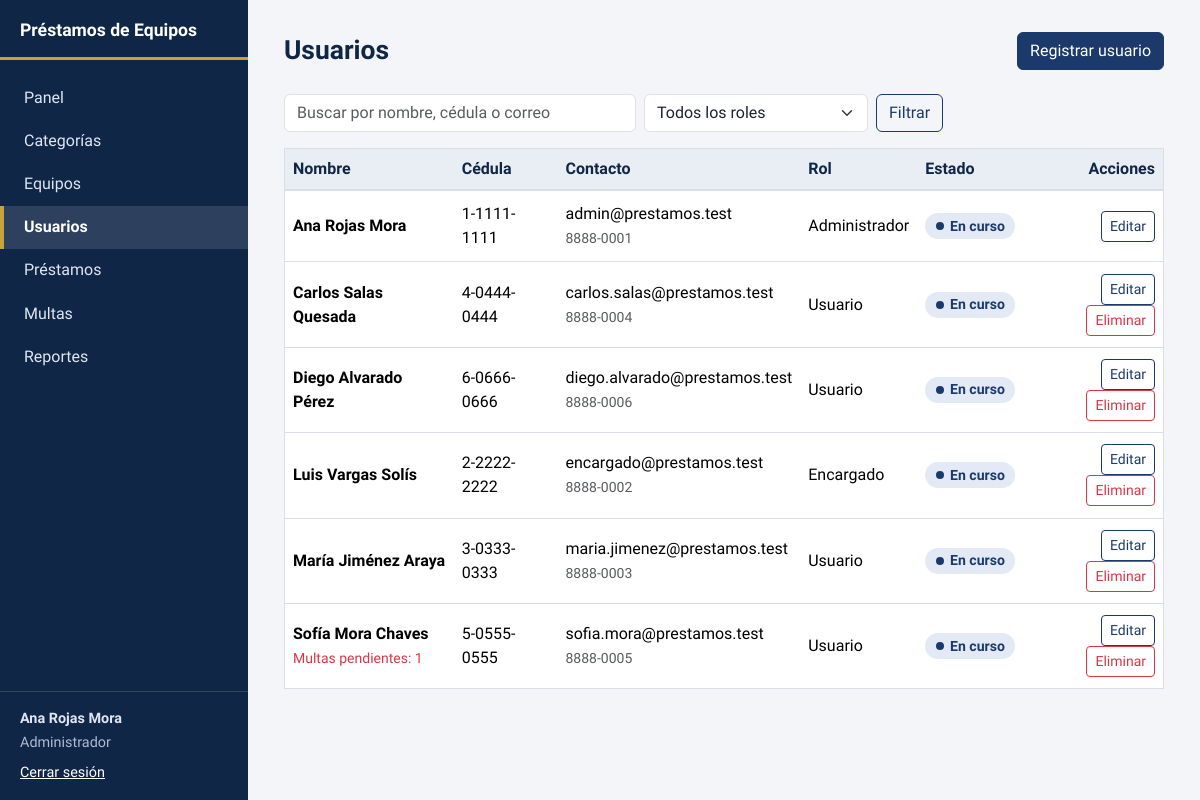
The app's page /modules/usuarios/index.php (signed in) with its own data.
### tables this page shows
CREATE TABLE roles (
    id_rol       TINYINT UNSIGNED NOT NULL AUTO_INCREMENT,
    nombre       VARCHAR(20)      NOT NULL,
    descripcion  VARCHAR(120)     NOT NULL,
    PRIMARY KEY (id_rol),
    UNIQUE KEY uq_roles_nombre (nombre)
);

CREATE TABLE usuarios (
    id_usuario      INT UNSIGNED     NOT NULL AUTO_INCREMENT,
    nombre          VARCHAR(60)      NOT NULL,
    apellidos       VARCHAR(80)      NOT NULL,
    cedula          VARCHAR(20)      NOT NULL,
    correo          VARCHAR(100)     NOT NULL,
    telefono        VARCHAR(20)      NULL,
    password_hash   VARCHAR(255)     NOT NULL,
    id_rol          TINYINT UNSIGNED NOT NULL,
    estado          ENUM('activo','inactivo') NOT NULL DEFAULT 'activo',
    fecha_registro  DATETIME         NOT NULL DEFAULT CURRENT_TIMESTAMP,
    PRIMARY KEY (id_usuario),
    UNIQUE KEY uq_usuarios_cedula (cedula),
    UNIQUE KEY uq_usuarios_correo (correo),
    KEY idx_usuarios_rol (id_rol),
    CONSTRAINT fk_usuarios_rol FOREIGN KEY (id_rol)
        REFERENCES roles (id_rol)
        ON UPDATE CASCADE ON DELETE RESTRICT
);

### includes/auth.php (called while the page is built, shortened)
<?php
function usuario_actual(): ?array
{
    return $_SESSION['usuario'] ?? null;
}
function tiene_rol(string ...$roles): bool
{
    $u = usuario_actual();
    return $u !== null && in_array($u['rol'], $roles, true);
}

### modules/usuarios/index.php (the view, shortened to what this page needs)
<?php
require __DIR__ . '/../../includes/init.php';
$pdo   = db();
$admin = tiene_rol('administrador');
$yo    = usuario_actual()['id'];
$q   = trim($_GET['q'] ?? '');
$roles = ['administrador' => 'Administrador', 'encargado' => 'Encargado', 'usuario' => 'Usuario'];
$where  = ["(u.nombre LIKE :q1 OR u.apellidos LIKE :q2 OR u.cedula LIKE :q3 OR u.correo LIKE :q4)"];
$params = [':q1' => "%$q%", ':q2' => "%$q%", ':q3' => "%$q%", ':q4' => "%$q%"];
$stmt = $pdo->prepare(
    "SELECT u.id_usuario, u.nombre, u.apellidos, u.cedula, u.correo, u.telefono, u.estado, r.nombre AS rol,
            (SELECT COUNT(*) FROM multas m WHERE m.id_usuario = u.id_usuario AND m.estado = 'pendiente') AS multas_pendientes
     FROM usuarios u
     JOIN roles r ON r.id_rol = u.id_rol
     WHERE " . implode(' AND ', $where) . "
     ORDER BY u.nombre, u.apellidos"
);
$stmt->execute($params);
$usuarios = $stmt->fetchAll();
$activo = 'usuarios';
require __DIR__ . '/../../includes/header.php';
page_head('Usuarios', '<a class="btn btn-primary" href="form.php">Registrar usuario</a>');
?>
<form class="filtros" method="get">
  <input type="search" name="q" class="form-control" value="<?= e($q) ?>" placeholder="Buscar por nombre, cédula o correo" aria-label="Buscar usuarios">
  <select name="rol" class="form-select" aria-label="Filtrar por rol">
    <option value="">Todos los roles</option>
  </select>
  <button class="btn btn-outline-primary">Filtrar</button>
</form>
<?php if (!$usuarios): ?>
  <p class="vacio">No hay usuarios que coincidan con estos filtros.</p>
<?php else: ?>
  <div class="table-responsive">
    <table class="table tabla align-middle">
      <thead><tr><th>Nombre</th><th>Cédula</th><th>Contacto</th><th>Rol</th><th>Estado</th><th class="text-end">Acciones</th></tr></thead>
      <tbody>
      <?php foreach ($usuarios as $f): ?>
        <?php $puedeEditar = $admin || $f['rol'] === 'usuario'; ?>
        <tr>
          <td>
            <strong><?= e($f['nombre'] . ' ' . $f['apellidos']) ?></strong>
            <?php if ((int) $f['multas_pendientes'] > 0): ?><br><small class="text-danger">Multas pendientes: <?= (int) $f['multas_pendientes'] ?></small><?php endif; ?>
          </td>
          <td><?= e($f['cedula']) ?></td>
          <td><?= e($f['correo']) ?><br><small class="text-muted"><?= e($f['telefono'] ?: 'Sin teléfono') ?></small></td>
          <td><?= e($roles[$f['rol']] ?? $f['rol']) ?></td>
          <td><?= estado_badge($f['estado']) ?></td>
          <td class="text-end">
            <?php if ($puedeEditar): ?>
              <a class="btn btn-sm btn-outline-primary" href="form.php?id=<?= (int) $f['id_usuario'] ?>">Editar</a>
            <?php endif; ?>
            <?php if ($admin && (int) $f['id_usuario'] !== $yo): ?>
              <?= form_eliminar('modules/usuarios/eliminar.php', (int) $f['id_usuario'], '¿Eliminar a ' . $f['nombre'] . ' ' . $f['apellidos'] . '?') ?>
            <?php endif; ?>
          </td>
        </tr>
      <?php endforeach; ?>
      </tbody>
    </table>
  </div>
<?php endif; ?>
<?php require __DIR__ . '/../../includes/footer.php'; ?>

### includes/header.php (shortened to what this page needs)
<?php
(function (string $titulo, string $activo): void {
$u = usuario_actual();
$todos = ['administrador', 'encargado', 'usuario'];
$staff = ['administrador', 'encargado'];
$menu = [
    ['dashboard',  'Panel',                                  'dashboard.php',                $todos],
    ['categorias', 'Categorías',                             'modules/categorias/index.php', $staff],
    ['equipos',    'Equipos',                                'modules/equipos/index.php',    $todos],
    ['usuarios',   'Usuarios',                               'modules/usuarios/index.php',   $staff],
    ['prestamos',  es_staff() ? 'Préstamos' : 'Mis préstamos', 'modules/prestamos/index.php',  $todos],
    ['multas',     es_staff() ? 'Multas' : 'Mis multas',     'modules/multas/index.php',     $todos],
    ['reportes',   'Reportes',                               'modules/reportes/index.php',   $staff],
];
?>
<!DOCTYPE html>
<html lang="es">
<head>
  <link href="https://cdn.jsdelivr.net/npm/bootstrap@5.3.3/dist/css/bootstrap.min.css" rel="stylesheet">
  <link href="<?= e(url('assets/css/style.css')) ?>" rel="stylesheet">
</head>
<body>
<div class="app">
  <aside class="side">
    <div class="side-top">
      <a class="brand" href="<?= e(url('dashboard.php')) ?>"><?= e(APP_NAME) ?></a>
    </div>
    <div id="menu" class="collapse d-lg-flex side-body">
      <nav aria-label="Secciones">
        <?php foreach ($menu as [$clave, $texto, $ruta, $roles]): ?>
          <?php if (in_array($u['rol'], $roles, true)): ?>
            <a class="nav-item-app<?= $activo === $clave ? ' activo' : '' ?>"
               href="<?= e(url($ruta)) ?>"<?= $activo === $clave ? ' aria-current="page"' : '' ?>><?= e($texto) ?></a>
          <?php endif; ?>
        <?php endforeach; ?>
      </nav>
      <div class="side-user">
        <strong><?= e($u['nombre']) ?></strong>
        <span><?= e(ucfirst($u['rol'])) ?></span>
        <a href="<?= e(url('logout.php')) ?>">Cerrar sesión</a>
      </div>
    </div>
  </aside>
  <main class="main">
<?php })($titulo ?? APP_NAME, $activo ?? ''); ?>

### includes/componentes.php (shortened to what this page needs)
<?php
function page_head(string $titulo, string $acciones = ''): void
{
    echo '<div class="page-head"><h1>' . e($titulo) . '</h1>'
       . '<div class="page-actions">' . $acciones . '</div></div>';
}
function form_eliminar(string $ruta, int $id, string $confirmacion): string
{
    return '<form method="post" action="' . e(url($ruta)) . '" class="d-inline" data-confirm="' . e($confirmacion) . '">'
         . csrf_field()
         . '<input type="hidden" name="id" value="' . $id . '">'
         . '<button class="btn btn-sm btn-outline-danger">Eliminar</button></form>';
}
    ?>

### includes/functions.php (shortened to what this page needs)
<?php
function e($valor): string
{
    return htmlspecialchars((string) $valor, ENT_QUOTES, 'UTF-8');
}
function url(string $ruta = ''): string
{
    return BASE_URL . '/' . ltrim($ruta, '/');
}
function estado_badge(string $estado): string
{
    $etiquetas = [
        'disponible'    => 'Disponible',
        'prestado'      => 'Prestado',
        'mantenimiento' => 'En mantenimiento',
        'baja'          => 'De baja',
        'activo'        => 'En curso',
        'vencido'       => 'Vencido',
        'devuelto'      => 'Devuelto',
        'pendiente'     => 'Pendiente',
        'pagada'        => 'Pagada',
        'inactivo'      => 'Inactivo',
    ];
    $texto = $etiquetas[$estado] ?? ucfirst($estado);
    return '<span class="estado estado-' . e($estado) . '">' . e($texto) . '</span>';
}

### assets/css/style.css (style rules this page uses)
:root { --navy-900: #102647; --navy-700: #1b3a6b; --gold: #c8a23a; --paper: #f3f5f8; --surface: #ffffff; --ink: #1c2433; --muted: #5b6578; --line: #d9dee7; --ok: #1e7a57; --ok-bg: #e4f3ec; --warn: #8a5a0b; --warn-bg: #fbf0d9; --bad: #a8221a; --bad-bg: #fbe5e3; --neutral: #4a5568; --neutral-bg: #e8ecf2; --info: #1b3a6b; --info-bg: #e3eaf6; --bs-primary: #1b3a6b; --bs-primary-rgb: 27, 58, 107; --bs-link-color: #1b3a6b; --bs-link-hover-color: #102647; --bs-body-font-family: "Atkinson Hyperlegible", system-ui, "Segoe UI", Roboto, sans-serif; --bs-body-color: var(--ink); }
body { background: var(--paper); font-variant-numeric: tabular-nums; }
.btn-primary { --bs-btn-bg: #1b3a6b; --bs-btn-border-color: #1b3a6b; --bs-btn-hover-bg: #142d54; --bs-btn-hover-border-color: #142d54; --bs-btn-active-bg: #102647; --bs-btn-active-border-color: #102647; --bs-btn-disabled-bg: #1b3a6b; --bs-btn-disabled-border-color: #1b3a6b; }
.btn-outline-primary { --bs-btn-color: #1b3a6b; --bs-btn-border-color: #1b3a6b; --bs-btn-hover-bg: #1b3a6b; --bs-btn-hover-border-color: #1b3a6b; --bs-btn-active-bg: #102647; --bs-btn-active-border-color: #102647; }
.app { display: grid; grid-template-columns: 15.5rem 1fr; min-height: 100vh; }
.side { background: var(--navy-900); color: #dfe6f2; display: flex; flex-direction: column; position: sticky; top: 0; height: 100vh; }
.side-top { display: flex; align-items: center; justify-content: space-between; padding: 1.25rem 1.25rem 1rem; border-bottom: 3px solid var(--gold); }
.brand { color: #fff; font-weight: 700; font-size: 1.1rem; text-decoration: none; line-height: 1.2; }
.side-body { flex: 1; flex-direction: column; justify-content: space-between; padding: 1rem 0; }
.nav-item-app { display: block; padding: .6rem 1.25rem; color: #dfe6f2; text-decoration: none; border-left: 4px solid transparent; }
.nav-item-app.activo { background: rgba(255,255,255,.12); border-left-color: var(--gold); color: #fff; font-weight: 700; }
.side-user { padding: 1rem 1.25rem 0; border-top: 1px solid rgba(255,255,255,.15); display: flex; flex-direction: column; gap: .15rem; font-size: .9rem; }
.side-user span { color: #aebbd2; }
.side-user a { color: #fff; margin-top: .4rem; }
.main { padding: 2rem 2.25rem 3rem; min-width: 0; max-width: 78rem; }
.page-head { display: flex; align-items: center; justify-content: space-between; gap: 1rem; flex-wrap: wrap; margin-bottom: 1.5rem; }
.page-head h1 { font-size: 1.65rem; font-weight: 700; margin: 0; color: var(--navy-900); }
.page-actions { display: flex; gap: .5rem; flex-wrap: wrap; }
.filtros { display: flex; gap: .5rem; flex-wrap: wrap; align-items: center; margin-bottom: 1rem; }
.filtros .form-control { max-width: 22rem; }
.filtros .form-select { max-width: 14rem; }
.tabla { background: var(--surface); border: 1px solid var(--line); margin-bottom: 0; }
.tabla thead th { background: #e9edf4; color: var(--navy-900); font-weight: 700; border-bottom: 2px solid var(--line); white-space: nowrap; }
.tabla td { padding-top: .7rem; padding-bottom: .7rem; }
.estado { display: inline-flex; align-items: center; gap: .4rem; padding: .15rem .65rem; border-radius: 999px; font-size: .88rem; font-weight: 700; white-space: nowrap; }
.estado::before { content: ""; width: .5rem; height: .5rem; border-radius: 50%; background: currentColor; }
.estado-activo { color: var(--info); background: var(--info-bg); }

### records on screen
roles: nombre "Administrador"
usuarios: nombre+apellidos "Ana Rojas Mora", cedula "1-1111-1111", correo "admin@prestamos.test", telefono "8888-0001", id_rol.nombre "Administrador", estado "En curso"
usuarios: nombre+apellidos "Carlos Salas Quesada", cedula "4-0444-0444", correo "carlos.salas@prestamos.test", telefono "8888-0004", id_rol.nombre "Usuario", estado "En curso"
usuarios: nombre+apellidos "Diego Alvarado Pérez", cedula "6-0666-0666", correo "diego.alvarado@prestamos.test", telefono "8888-0006", id_rol.nombre "Usuario", estado "En curso"
usuarios: nombre+apellidos "Luis Vargas Solís", cedula "2-2222-2222", correo "encargado@prestamos.test", telefono "8888-0002", id_rol.nombre "Encargado", estado "En curso"
usuarios: nombre+apellidos "María Jiménez Araya", cedula "3-0333-0333", correo "maria.jimenez@prestamos.test", telefono "8888-0003", id_rol.nombre "Usuario", estado "En curso"
usuarios: nombre+apellidos "Sofía Mora Chaves", multas_pendientes "1", cedula "5-0555-0555", correo "sofia.mora@prestamos.test", telefono "8888-0005", id_rol.nombre "Usuario", estado "En curso"

### other values on screen
APP_NAME "Préstamos de Equipos"
$texto "Panel"
$texto "Categorías"
$texto "Equipos"
$texto "Usuarios"
$texto "Préstamos"
$texto "Multas"
$texto "Reportes"
$u['nombre'] "Ana Rojas Mora"
$titulo "Usuarios"
$acciones "Registrar usuario"
